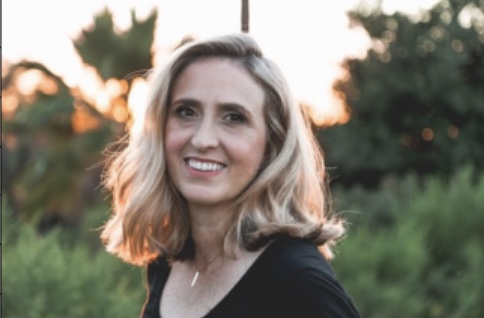
#> input picture Research/Images/happy.jpg, 484 x 318 px, found by its file name
$ jupyter execute --allow-errors Google_Cloud_Vision_API.ipynb
#> lines starting #> are read from the running program, lines starting #| are printed output that depends on the picture
[cell 1]
# GOOGLE CLOUD VISION API

# Case 1 - Correct

# Imports
from google.cloud import vision_v1
import io
import cv2
import matplotlib.pyplot as plt

# api key:
# service accnt id: vision-api-422

# Set Google Cloud Vision API Key
api_key_path = '/Users/y/Desktop/Coding/CS330/Final Project/aiexpressionrecognition-95def551db84.json'
client = vision_v1.ImageAnnotatorClient.from_service_account_file(api_key_path)

# Read Image
image_path = 'happy.jpg'
with io.open(image_path, 'rb') as image_file:
    content = image_file.read()

# Create Vision API Image Object
image = vision_v1.Image(content=content)

# Perform Emotion Analysis
response = client.face_detection(image=image)
faces = response.face_annotations

# Display Image
img = cv2.imread(image_path)
#> img is the input picture: shape (318, 484, 3); mean B, G, R 111.1, 123.8, 128
plt.imshow(img[:, :, :: -1])
plt.show()

# Check if faces are detected
#> (the rest of this cell did not finish here and is left out)

[cell 2]
# Case 2 - Correct

# Imports
from google.cloud import vision_v1
import io
import cv2
import matplotlib.pyplot as plt

# api key:
# service accnt id: vision-api-422

# Set Google Cloud Vision API Key
api_key_path = '/Users/y/Desktop/Coding/CS330/Final Project/aiexpressionrecognition-95def551db84.json'
client = vision_v1.ImageAnnotatorClient.from_service_account_file(api_key_path)

# Read Image
image_path = 'angry.jpg'
with io.open(image_path, 'rb') as image_file:
    content = image_file.read()

# Create Vision API Image Object
image = vision_v1.Image(content=content)

# Perform Emotion Analysis
response = client.face_detection(image=image)
faces = response.face_annotations

# Display Image
img = cv2.imread(image_path)
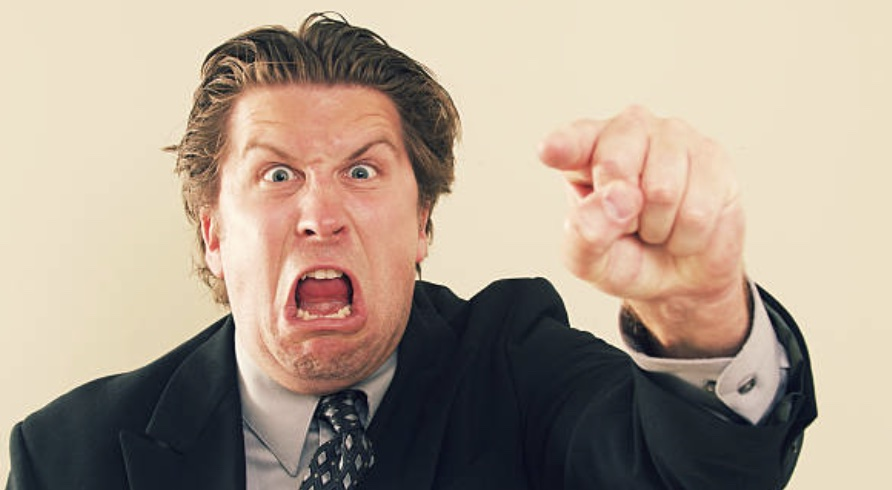
#> input picture Research/Images/angry.jpg, 892 x 490 px, found by its file name
#> img is the input picture: shape (490, 892, 3); mean B, G, R 141.8, 157.8, 173.8
plt.imshow(img[:, :, :: -1])
plt.show()

# Check if faces are detected
#> (the rest of this cell did not finish here and is left out)

[cell 3]
# Case 3 - Incorrect(disgust is not an emotion included in this google api)

# Imports
from google.cloud import vision_v1
import io
import cv2
import matplotlib.pyplot as plt

# api key:
# service accnt id: vision-api-422

# Set Google Cloud Vision API Key
api_key_path = '/Users/y/Desktop/Coding/CS330/Final Project/aiexpressionrecognition-95def551db84.json'
client = vision_v1.ImageAnnotatorClient.from_service_account_file(api_key_path)

# Read Image
image_path = 'disgust.jpg'
with io.open(image_path, 'rb') as image_file:
    content = image_file.read()

# Create Vision API Image Object
image = vision_v1.Image(content=content)

# Perform Emotion Analysis
response = client.face_detection(image=image)
faces = response.face_annotations

# Display Image
img = cv2.imread(image_path)
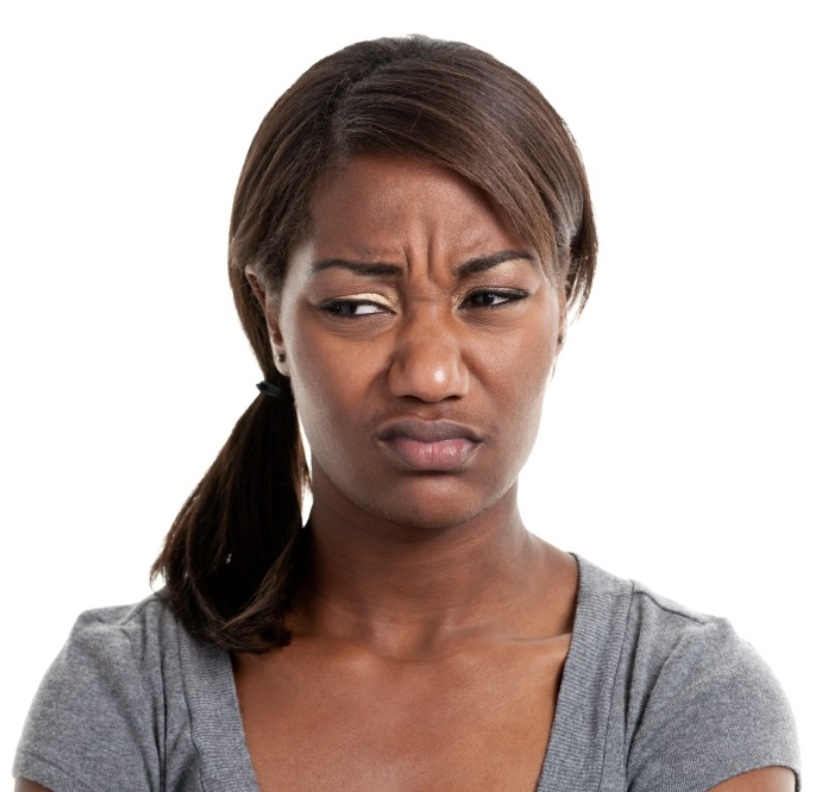
#> input picture Research/Images/disgust.jpg, 816 x 792 px, found by its file name
#> img is the input picture: shape (792, 816, 3); mean B, G, R 169.2, 173.6, 187.6
plt.imshow(img[:, :, :: -1])
plt.show()

# Check if faces are detected
#> (the rest of this cell did not finish here and is left out)

[cell 4]
# Case 4 - Correct

# Imports
from google.cloud import vision_v1
import io
import cv2
import matplotlib.pyplot as plt

# api key:
# service accnt id: vision-api-422

# Set Google Cloud Vision API Key
api_key_path = '/Users/y/Desktop/Coding/CS330/Final Project/aiexpressionrecognition-95def551db84.json'
client = vision_v1.ImageAnnotatorClient.from_service_account_file(api_key_path)

# Read Image
image_path = 'surprised.jpg'
with io.open(image_path, 'rb') as image_file:
    content = image_file.read()

# Create Vision API Image Object
image = vision_v1.Image(content=content)

# Perform Emotion Analysis
response = client.face_detection(image=image)
faces = response.face_annotations

# Display Image
img = cv2.imread(image_path)
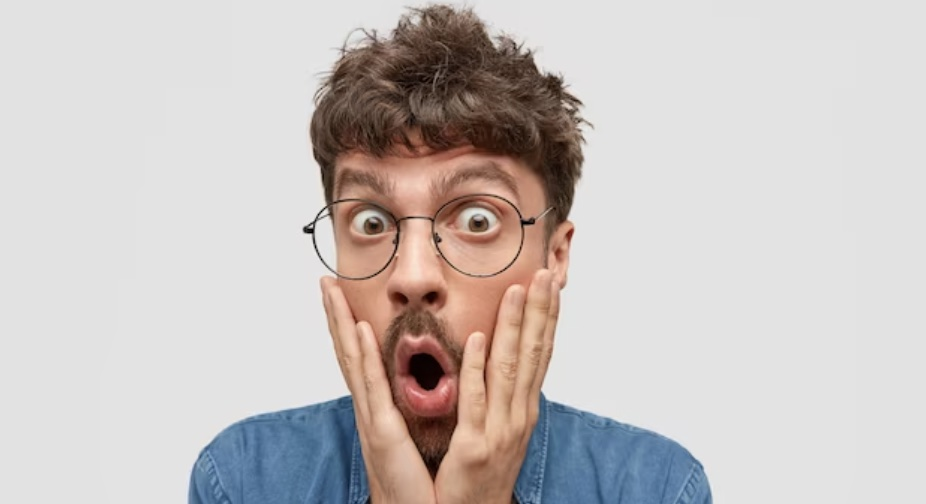
#> input picture Research/Images/surprised.jpg, 926 x 504 px, found by its file name
#> img is the input picture: shape (504, 926, 3); mean B, G, R 191.9, 193.8, 200.4
plt.imshow(img[:, :, :: -1])
plt.show()

# Check if faces are detected
#> (the rest of this cell did not finish here and is left out)

[cell 5]
# Case 5 - Correct

# Imports
from google.cloud import vision_v1
import io
import cv2
import matplotlib.pyplot as plt

# api key:
# service accnt id: vision-api-422

# Set Google Cloud Vision API Key
api_key_path = '/Users/y/Desktop/Coding/CS330/Final Project/aiexpressionrecognition-95def551db84.json'
client = vision_v1.ImageAnnotatorClient.from_service_account_file(api_key_path)

# Read Image
image_path = 'sad.jpg'
with io.open(image_path, 'rb') as image_file:
    content = image_file.read()

# Create Vision API Image Object
image = vision_v1.Image(content=content)

# Perform Emotion Analysis
response = client.face_detection(image=image)
faces = response.face_annotations

# Display Image
img = cv2.imread(image_path)
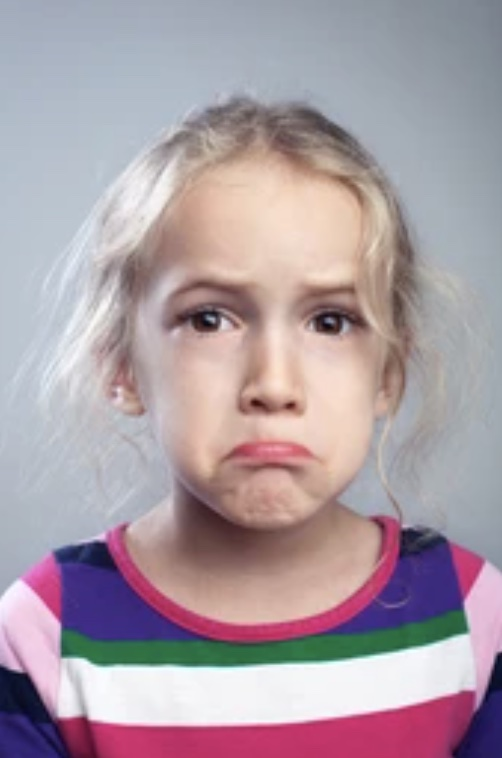
#> input picture Research/Images/sad.jpg, 502 x 758 px, found by its file name
#> img is the input picture: shape (758, 502, 3); mean B, G, R 165.1, 157.1, 172.2
plt.imshow(img[:, :, :: -1])
plt.show()

# Check if faces are detected
#> (the rest of this cell did not finish here and is left out)

[cell 6]
# Case 6 - Incorrect(neutral is not an emotion included in this google api)

# Imports
from google.cloud import vision_v1
import io
import cv2
import matplotlib.pyplot as plt

# api key:
# service accnt id: vision-api-422

# Set Google Cloud Vision API Key
api_key_path = '/Users/y/Desktop/Coding/CS330/Final Project/aiexpressionrecognition-95def551db84.json'
client = vision_v1.ImageAnnotatorClient.from_service_account_file(api_key_path)

# Read Image
image_path = 'neutral.jpg'
with io.open(image_path, 'rb') as image_file:
    content = image_file.read()

# Create Vision API Image Object
image = vision_v1.Image(content=content)

# Perform Emotion Analysis
response = client.face_detection(image=image)
faces = response.face_annotations

# Display Image
img = cv2.imread(image_path)
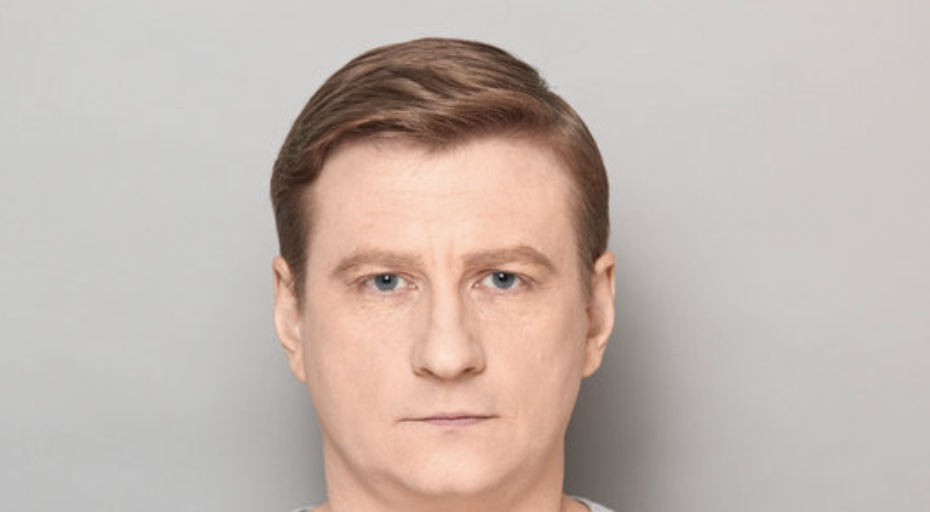
#> input picture Research/Images/neutral.jpg, 930 x 512 px, found by its file name
#> img is the input picture: shape (512, 930, 3); mean B, G, R 175.4, 182.8, 195.8
plt.imshow(img[:, :, :: -1])
plt.show()

# Check if faces are detected
#> (the rest of this cell did not finish here and is left out)
